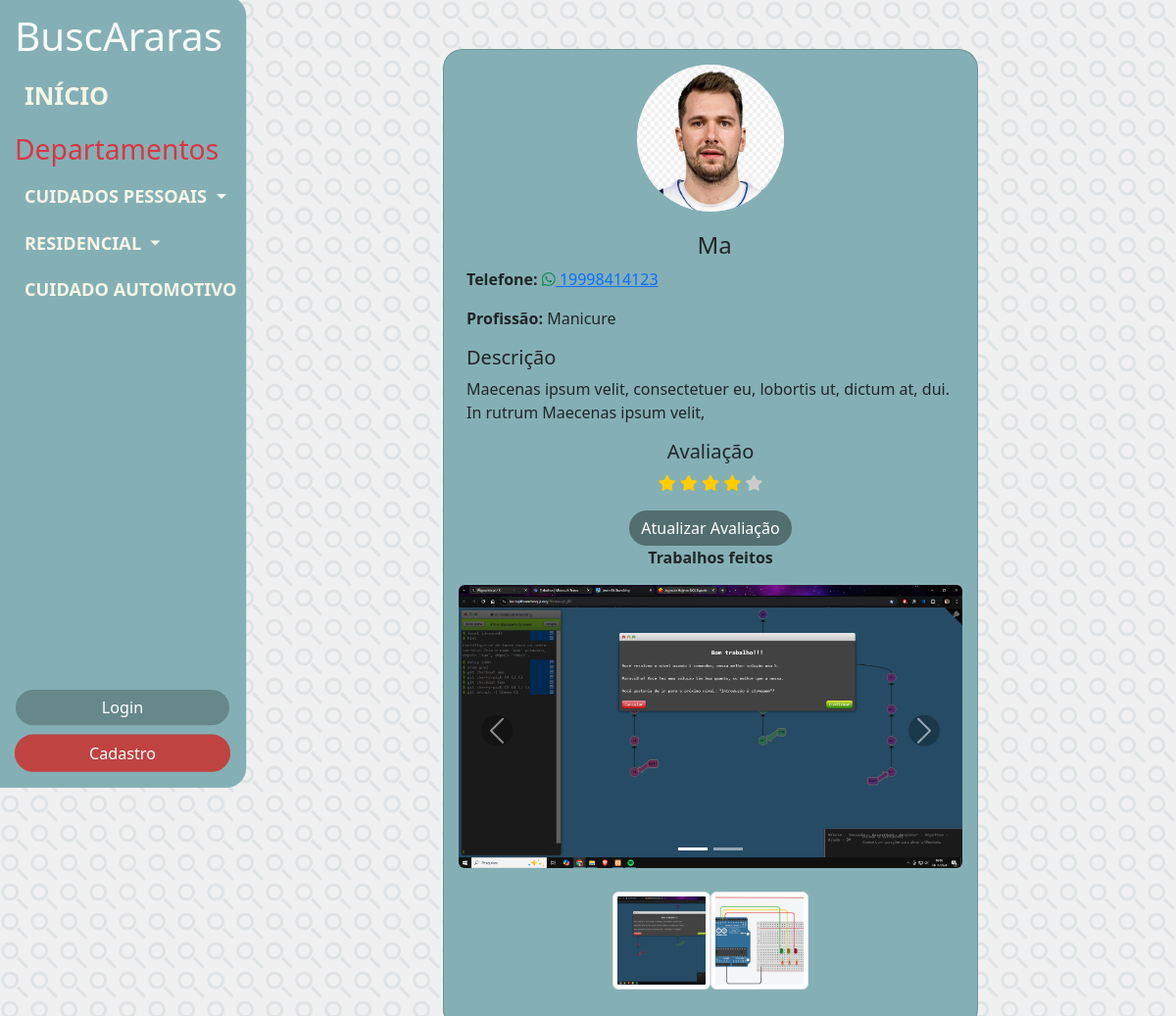
Page /buscararas/perfilunico.php?id=5 (signed in) on the committed database.
### tables this page shows
CREATE TABLE `profissional` (
  `id_profissional` int(11) NOT NULL,
  `nome_profissional` varchar(50) NOT NULL,
  `senha_profissional` varchar(255) NOT NULL,
  `descricao_profissional` text DEFAULT NULL,
  `email_profissional` varchar(50) NOT NULL,
  `tel_profissional` varchar(11) NOT NULL,
  `ranking_profissional` int(11) NOT NULL,
  `fk_departamentos_id_area` int(11) NOT NULL,
  `fk_profissoes_id_profissao` int(11) NOT NULL
);

CREATE TABLE `profissoes` (
  `id_profissao` int(11) NOT NULL,
  `nome_profissao` varchar(60) NOT NULL,
  `fk_departamentos_id_area` int(11) NOT NULL
);

CREATE TABLE `avaliacao` (
  `id_avaliacao` int(11) NOT NULL,
  `fk_usuario_id_usuario` int(11) NOT NULL,
  `data_avaliacao` timestamp NOT NULL DEFAULT current_timestamp(),
  `fk_profissional_id_profissional` int(11) NOT NULL,
  `estrelas_avaliacao` int(1) NOT NULL CHECK (`estrelas_avaliacao` >= 0 and `estrelas_avaliacao` <= 5)
);

CREATE TABLE `fotos_profissionais` (
  `id_foto` int(11) NOT NULL,
  `caminho_foto` varchar(255) DEFAULT NULL,
  `fk_profissional_id_profissional` int(11) DEFAULT NULL
);

### buscararas/perfilunico.php (the view, shortened to what this page needs)
<?php
include 'db.php';
$profissionalId = intval($_GET['id']);
$usuarioLogado = isset($_SESSION['id_usuario']);
$id_usuario = $usuarioLogado ? $_SESSION['id_usuario'] : null;
try {
    $conn->beginTransaction();
    $sqlFotos = "
        SELECT caminho_foto
        FROM fotos_profissionais
        WHERE fk_profissional_id_profissional = :id_profissional";
    $stmtFotos = $conn->prepare($sqlFotos);
    $stmtFotos->bindParam(':id_profissional', $profissionalId, PDO::PARAM_INT);
    $stmtFotos->execute();
    $fotosProfissional = $stmtFotos->fetchAll(PDO::FETCH_ASSOC);
    $avaliacaoEstrelas = 0;
    if ($usuarioLogado) {
        $sqlAvaliacao = "
            SELECT estrelas_avaliacao
            FROM avaliacao
            WHERE fk_profissional_id_profissional = :id_profissional
              AND fk_usuario_id_usuario = :id_usuario";
        $stmtAvaliacao = $conn->prepare($sqlAvaliacao);
        $stmtAvaliacao->bindParam(':id_profissional', $profissionalId, PDO::PARAM_INT);
        $stmtAvaliacao->bindParam(':id_usuario', $id_usuario, PDO::PARAM_INT);
        $stmtAvaliacao->execute();
        $avaliacaoEstrelas = $stmtAvaliacao->fetchColumn();
        $avaliacaoExistente = $avaliacaoEstrelas !== false;
        $avaliacaoEstrelas = $avaliacaoExistente ? $avaliacaoEstrelas : 0;
    }
    $conn->commit();
} catch (PDOException $e) {
    error_log("Erro no banco de dados: " . $e->getMessage());
    echo $errorMessages['generic_error'];
    $conn->rollBack();
    exit;
}
$sqlProfissional = "SELECT * FROM profissional WHERE id_profissional = :id_profissional";
$stmtProfissional = $conn->prepare($sqlProfissional);
$stmtProfissional->bindParam(':id_profissional', $profissionalId, PDO::PARAM_INT);
$stmtProfissional->execute();
$profissional = $stmtProfissional->fetch(PDO::FETCH_ASSOC);
?>
<!DOCTYPE html>
<html lang="pt-br">
<head>
    <link href="https://cdn.jsdelivr.net/npm/bootstrap@5.3.3/dist/css/bootstrap.min.css" rel="stylesheet">
    <link rel="stylesheet" href="css/style.css" type="text/css">
    <link rel="stylesheet" href="https://cdnjs.cloudflare.com/ajax/libs/font-awesome/6.0.0-beta3/css/all.min.css">
</head>
<body>
<?php include 'includes/sidebar.php'; ?>
<div class="content d-flex flex-column align-items-center flex-grow-1">
    <div class="card form-card w-150 p-8 perfil-container">
        <div class="row align-items-center-perfil mb-4">
            <div class="col-md-6 text-center">
                <img src="img/luka.jpg" alt="Foto do Profissional" class="img-fluid rounded-circle perfil-photo">
            </div>
            <div class="col-md-8 perfil-info">
                <h4 class="text-center"><?php echo htmlspecialchars($profissional['nome_profissional']); ?></h4>
                <p>
                    <strong>Telefone:</strong>
                    <a href="https://wa.me/55<?php echo htmlspecialchars($profissional['tel_profissional']); ?>" target="_blank">
                        <i class="fab fa-whatsapp text-success"></i> <?php echo htmlspecialchars($profissional['tel_profissional']); ?>
                    </a>
                </p>
                <p>
                    <strong>Profissão:</strong>
                    <?php
                    try {
                        $profQuery = "SELECT nome_profissao FROM profissoes WHERE id_profissao = :id_profissao";
                        $profStmt = $conn->prepare($profQuery);
                        $profStmt->bindParam(':id_profissao', $profissional['fk_profissoes_id_profissao'], PDO::PARAM_INT);
                        $profStmt->execute();
                        $profissao = $profStmt->fetch(PDO::FETCH_ASSOC);
                        echo htmlspecialchars($profissao['nome_profissao']);
                    } catch (PDOException $e) {
                        echo "<p class='text-danger'>Erro ao buscar profissão</p>";
                    }
                    ?>
                </p>
                <h5>Descrição</h5>
                <p><?php echo htmlspecialchars($profissional['descricao_profissional']); ?></p>
            </div>
            <h5>Avaliação</h5>
<p class="text">
    <span id="avaliacao">
        <?php for ($i = 1; $i <= 5; $i++): ?>
            <i class="fas fa-star <?php echo ($i <= $avaliacaoEstrelas) ? 'filled' : ''; ?>"
            data-value="<?php echo $i; ?>"
            onclick="setRating(<?php echo $i; ?>)"></i>
        <?php endfor; ?>
    </span>
</p>
<form id="ratingForm" action="avaliar.php" method="POST" class="text">
    <button type="submit" class="btn btn-primary saltando">
        <?php echo ($avaliacaoEstrelas > 0) ? 'Atualizar Avaliação' : 'Enviar Avaliação'; ?>
    </button>
</form>
            <br>
            <p><strong>Trabalhos feitos</strong></p>
            <?php if (!empty($fotosProfissional)): ?>
                <div class="fotos-profissionais">
                    <div id="fotoCarousel" class="carousel slide" data-bs-ride="carousel">
                        <div class="carousel-inner" style="text-align: center;">
                            <?php $first = true; ?>
                            <?php foreach ($fotosProfissional as $foto): ?>
                                <div class="carousel-item <?php echo $first ? 'active' : ''; ?>">
                                    <img src="<?php echo htmlspecialchars($foto['caminho_foto']); ?>" alt="Foto do profissional" class="img-fluid rounded mb-2" data-bs-toggle="modal" data-bs-target="#fotoModal" data-foto="<?php echo htmlspecialchars($foto['caminho_foto']); ?>">
                                </div>
                                <?php $first = false; ?>
                            <?php endforeach; ?>
                        </div>
                        <div class="carousel-indicators">
                            <?php $first = true; ?>
                            <?php foreach ($fotosProfissional as $index => $foto): ?>
                                <button type="button" data-bs-target="#fotoCarousel" data-bs-slide-to="<?php echo $index; ?>" class="<?php echo $first ? 'active' : ''; ?>" aria-current="true" aria-label="Slide <?php echo $index + 1; ?>"></button>
                                <?php $first = false; ?>
                            <?php endforeach; ?>
                        </div>
                        <button class="carousel-control-prev" type="button" data-bs-target="#fotoCarousel" data-bs-slide="prev">
                            <span class="carousel-control-prev-icon" aria-hidden="true"></span>
                        </button>
                        <button class="carousel-control-next" type="button" data-bs-target="#fotoCarousel" data-bs-slide="next">
                            <span class="carousel-control-next-icon" aria-hidden="true"></span>
                        </button>
                    </div>
                       <div id="fotoThumbnails" class="d-flex justify-content-center mt-3">
                            <?php foreach ($fotosProfissional as $index => $foto): ?>
                                <div class="thumbnail-item">
                                    <img src="<?php echo htmlspecialchars($foto['caminho_foto']); ?>" class="img-thumbnail" data-bs-target="#fotoCarousel" data-bs-slide-to="<?php echo $index; ?>" alt="Miniatura da foto" style="cursor: pointer; width: 100px; height: 100px; object-fit: cover;">
                                </div>
                            <?php endforeach; ?>
                                    </div>
                                </div>
                            <?php else: ?>
                                <p>Este profissional ainda não possui fotos cadastradas.</p>
                            <?php endif; ?>
        </div>
    </div>
</div>
</body>
</html>

### buscararas/css/style.css (style rules this page uses)
html, body { margin: 0; padding: 0; height: 100%; overflow-x: hidden; position: relative; background-color: #f0f0f0; height: 100%; overflow: auto; }
.saltando { transition: transform 0.3s ease, box-shadow 0.3s ease; background-color: #526e70; border: none; border-radius: 20px; }
#avaliacao i.filled { color: gold; }
#avaliacao i { font-size: 16px; color: #ccc; transition: transform 0.2s, color 0.2s; cursor: pointer; }
#avaliacao i.filled { color: #ffcc00; }
.fa-star, .fa-star-half-alt { color: #ffcc00; }
.carousel-control-prev-icon, .carousel-control-next-icon { background-color: rgba(0, 0, 0, 0.5); border-radius: 50%; }
.carousel-control-prev, .carousel-control-next { top: 50%; transform: translateY(-50%); }
.sidebar, .content, .dropdown-item, .profile-container { cursor: default; }
.content { flex: 1; display: flex; flex-direction: column; align-items: center; gap: 20px; margin-left: 200px; width: calc(100% - 200px); }
.form-card { background-color: #84B0B5; border-radius: 20px; padding: 15px; width: 80%; max-width: 450px; }
.mb-2 { margin-bottom: 0.5rem; }
.content { margin-left: 250px; padding: 20px; width: calc(100% - 250px); overflow-y: auto; }
.row.align-items-center-perfil { display: flex; flex-direction: row; align-items: center; }
.row.align-items-center-perfil { display: flex; align-items: center; justify-content: center; flex-wrap: wrap; }
.perfil-container { display: flex; flex-direction: column; align-items: center; background-color: #84B0B5; border-radius: 20px; padding: 15px; width: 60%; max-width: 1000px; margin-top: 30px; text-align: center; }
.perfil-photo { background-color: #D8D8D8; border-radius: 50%; height: 150px; width: 150px; margin-bottom: 20px; }
.perfil-info { padding-left: 20px; text-align: left; flex-grow: 1; }

### buscararas/perfilunico.php (style rules this page uses)
body { background-image: url('img/lupa.svg'); background-repeat: repeat; background-size: 30px 30px; }

### rows in the picture
profissional: nome_profissional "Ma", tel_profissional "19998414123", descricao_profissional "Maecenas ipsum velit, consectetuer eu, lobortis ut, dictum at, dui. In rutrum Maecenas ipsum velit,"
profissoes: nome_profissao "Manicure"
fotos_profissionais: caminho_foto (picture)
fotos_profissionais: caminho_foto (picture)

### other values in the picture
$area "CUIDADOS PESSOAIS"
$area "RESIDENCIAL"
$area "CUIDADO AUTOMOTIVO"
